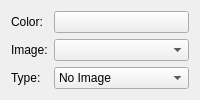
                 <widget class="QWidget" name="stackedWidgetPage1_2">
                  <layout class="QFormLayout" name="formLayout_4">
                   <property name="fieldGrowthPolicy">
                    <enum>QFormLayout::AllNonFixedFieldsGrow</enum>
                   </property>
                   <item row="0" column="0">
                    <widget class="QLabel" name="label_17">
                     <property name="text">
                      <string>Color:</string>
                     </property>
                    </widget>
                   </item>
                   <item row="0" column="1">
                    <widget class="QPushButton" name="btnThemWindowBackgroundColor">
                     <property name="text">
                      <string/>
                     </property>
                    </widget>
                   </item>
                   <item row="1" column="0">
                    <widget class="QLabel" name="label_18">
                     <property name="text">
                      <string>Image:</string>
                     </property>
                    </widget>
                   </item>
                   <item row="1" column="1">
                    <widget class="QComboBox" name="cmbThemeBackgroundImage"/>
                   </item>
                   <item row="2" column="0">
                    <widget class="QLabel" name="label_19">
                     <property name="text">
                      <string>Type:</string>
                     </property>
                    </widget>
                   </item>
                   <item row="2" column="1">
                    <widget class="QComboBox" name="cmbThemBackgroundType">
                     <item>
                      <property name="text">
                       <string>No Image</string>
                      </property>
                     </item>
                     <item>
                      <property name="text">
                       <string>Tiled</string>
                      </property>
                     </item>
                     <item>
                      <property name="text">
                       <string>Centered</string>
                      </property>
                     </item>
                     <item>
                      <property name="text">
                       <string>Stretched</string>
                      </property>
                     </item>
                     <item>
                      <property name="text">
                       <string>Scaled</string>
                      </property>
                     </item>
                     <item>
                      <property name="text">
                       <string>Zoomed</string>
                      </property>
                     </item>
                    </widget>
                   </item>
                  </layout>
                 </widget>
